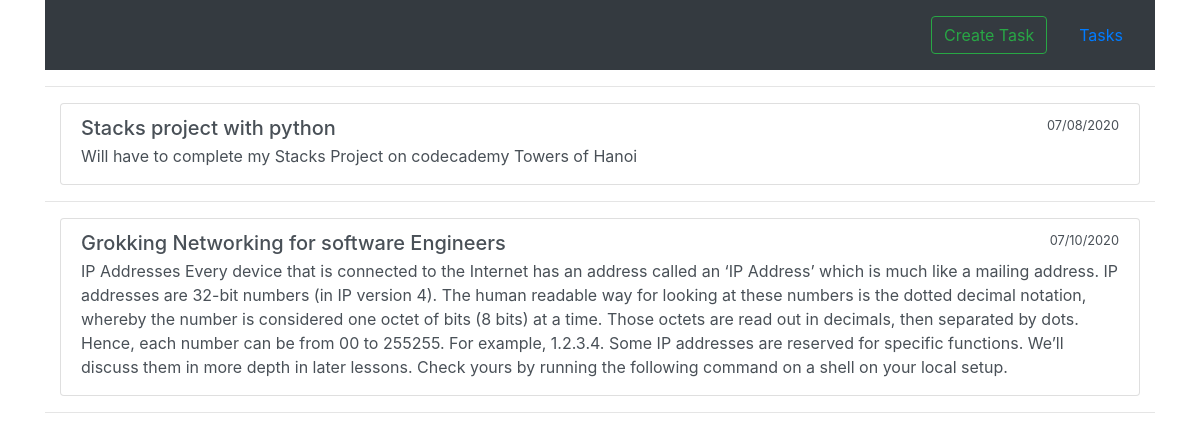
/tasks/, run on the app's committed database.
### tasks/models.py (models this page shows, shortened)
class Task(models.Model):
	title = models.CharField(max_length=100)
	description = models.TextField()
	is_complete = models.BooleanField(default=False)
	date_created = models.DateTimeField(auto_now=True)

### tasks/views.py (the view)
# urls.py: path('tasks/', viewTasks, name="tasks"),
def viewTasks(request):
	tasks = Task.objects.all()
	template_name='tasks.html'
	return render(request, template_name, context={'tasks': tasks})

### templates/tasks.html
{% extends 'base.html' %}
{% block content %}
<hr>
	{% for task in tasks %}
		<div class="col ">
			<div class="list-group">
				<a href="{% url 'task' task.id %}" class="list-group-item list-group-item-action">
				  <div class="d-flex w-100 justify-content-between">
					<h5 class="mb-1">{{task.title}}</h5>
					<small>{{task.date_created|date:"SHORT_DATE_FORMAT"}}</small>
				  </div>
				  <p class="mb-1">{{ task.description}}</p>
				</a>
			  </div>
			</div>
			<hr>
  {% endfor %}
{% endblock %}

### templates/base.html (shortened to what this page needs)
<!DOCTYPE html>
<html lang="en">
<head>
<link rel="stylesheet" href="https://stackpath.bootstrapcdn.com/bootstrap/4.5.0/css/bootstrap.min.css">
</head>
<body>
<div class="container ">
	<nav class="navbar navbar-light bg-dark justify-content-end">
			<a class="navbar text-decoration-none" href="{% url 'home' %}"><button class="btn btn-outline-success" type="button">Create Task</button></a>
			<a class="navbar text-decoration-none " href="{% url 'tasks' %}">Tasks</a></li>
	  </nav>
</div>
	<div class="container">
		{% block content %}
		{% endblock %}
	</div>
</body>
</html>

### data on the page
Task: title "Stacks project with python", date_created "07/08/2020", description "Will have to complete my Stacks Project on codecademy Towers of Hanoi"
Task: title "Grokking Networking for software Engineers", date_created "07/10/2020", description "IP Addresses Every device that is connected to the Internet has an address called an ‘IP Address’ which is much like a mailing address. IP addresses are 32-bit numbers (in IP version 4). The human readable way for looking at these numbers is the dotted decimal notation, whereby the number is considered one octet of bits (8 bits) at a time. Those octets are read out in decimals, then separated by dots. Hence, each number can be from 00 to 255255. For example, 1.2.3.4. Some IP addresses are reserved for specific functions. We’ll discuss them in more depth in later lessons. Check yours by running the following command on a shell on your local setup."
